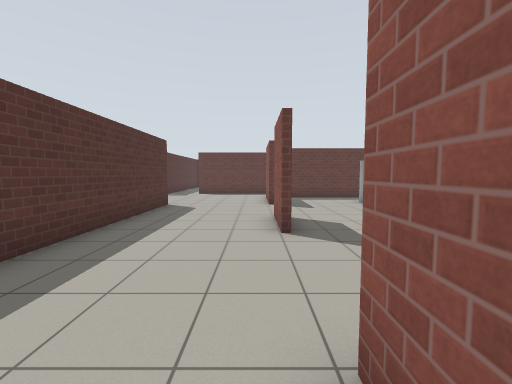
view 1 (above)

22 first-person views from a walk through a Gazebo world. The camera is 1.2 m above the floor, tilts 4° down and sees 90° across. The floor is counted in squares, 1 m on a side. Each view is taken from the middle of a square. On the plan, view 1 faces up. The plan holds only what a view shows up to about 12 squares ahead; the rest is blank. Simple patterns stand in for the simulator's built-in surfaces.

view 2
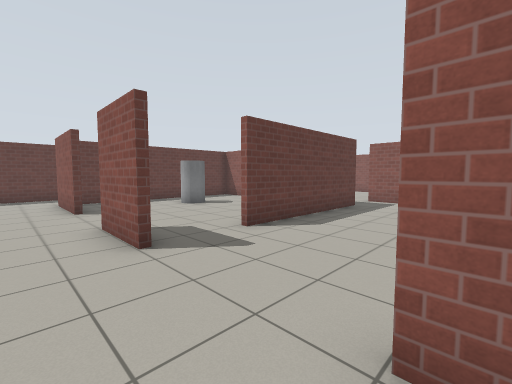

view 3
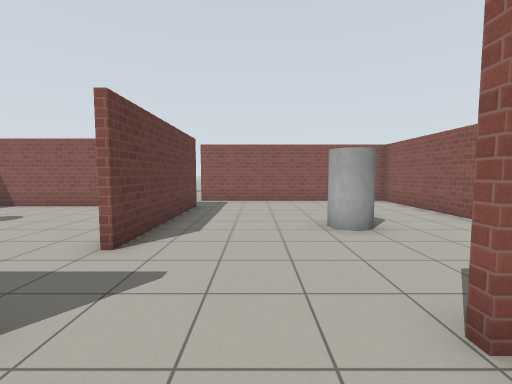

view 4
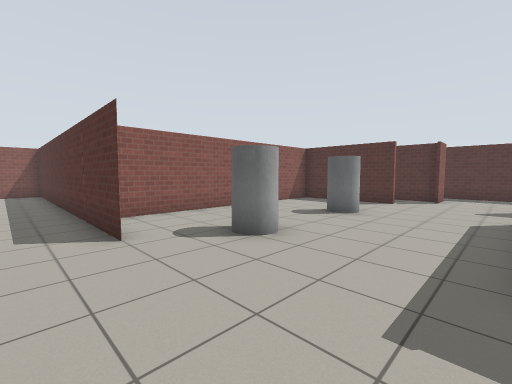

view 5
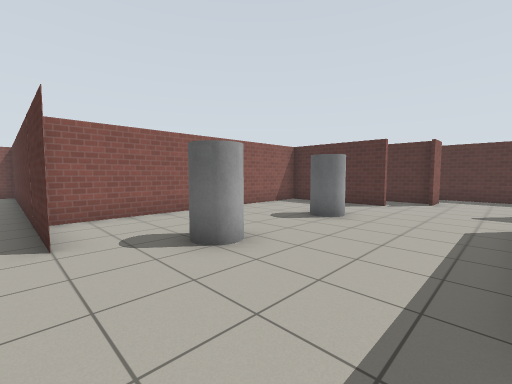

view 6
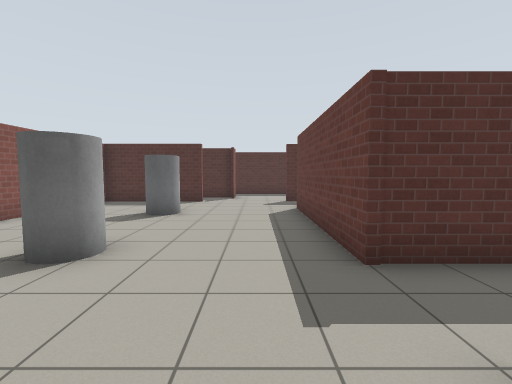

view 7
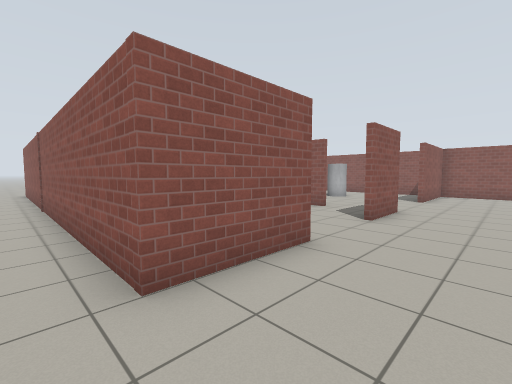

view 8
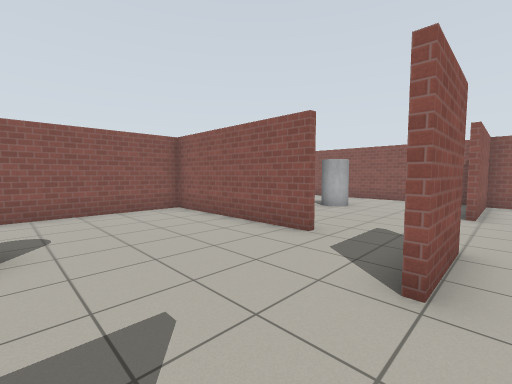

view 9
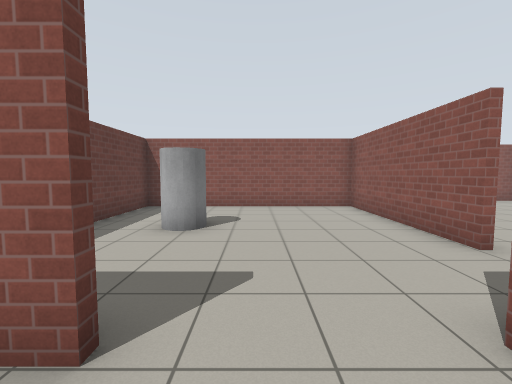

view 10
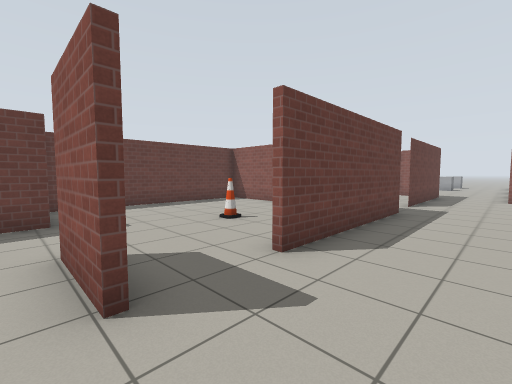

view 11
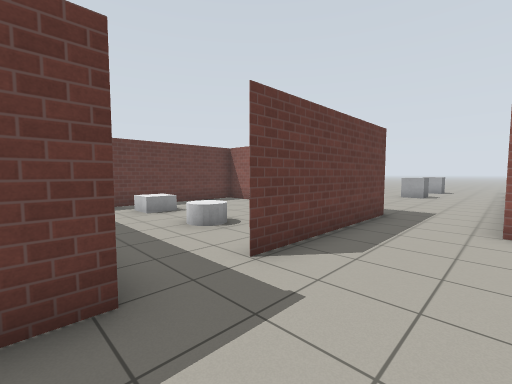

view 12
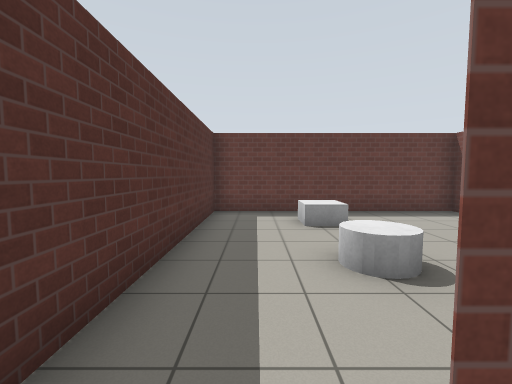

view 13
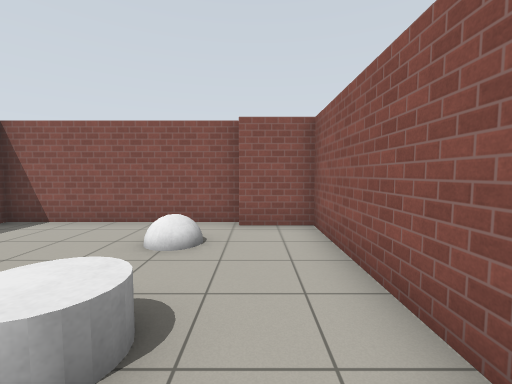

view 14
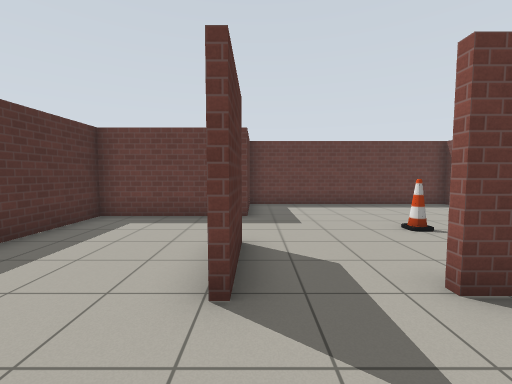

view 15
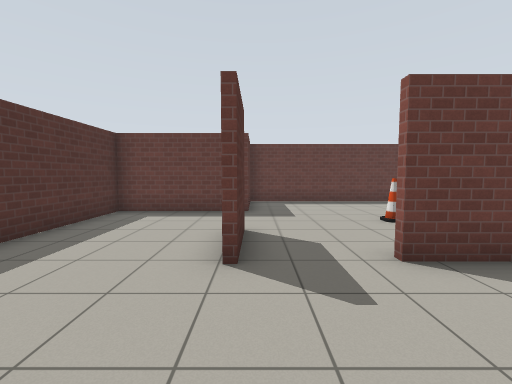

view 16
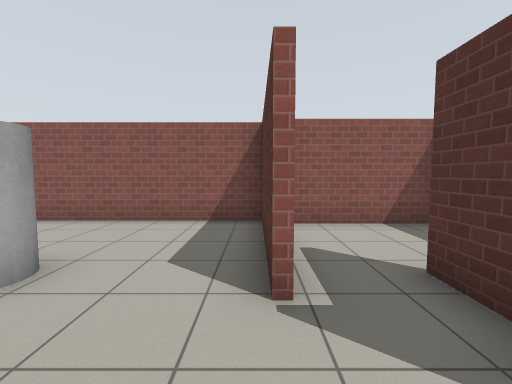

view 17
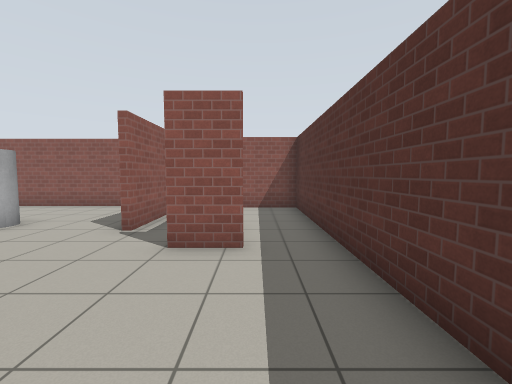

view 18
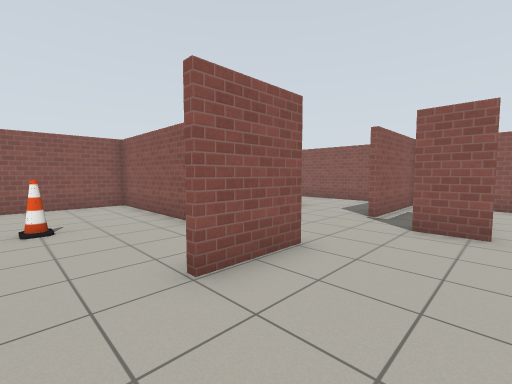

view 19
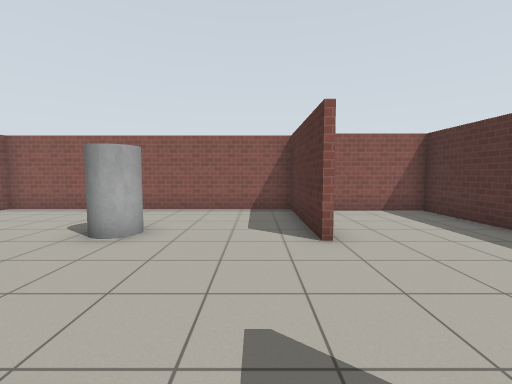

view 20
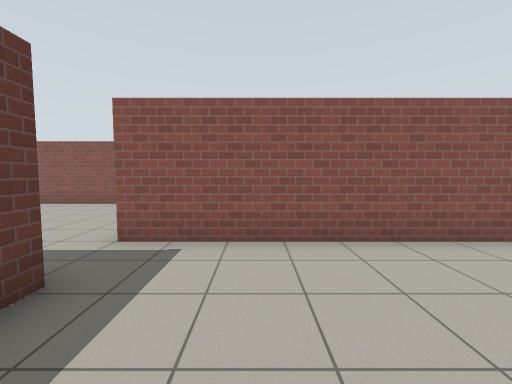

view 21
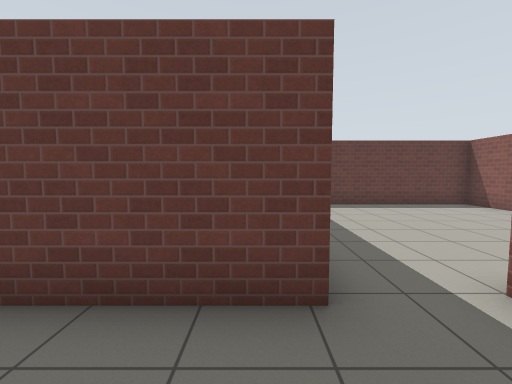

view 22
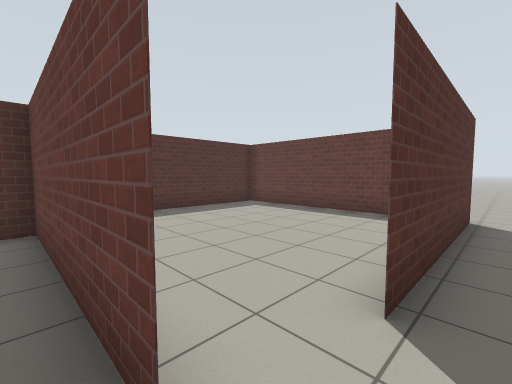

### Floor plan
Points are (right, up) in squares from view 1. A wall is a line through its corners. A room is listed if a view was taken in it or the views show most of it. See-through windows are left out.
Room 1 (views 1, 2, 3, 4, 5, 6, 7, 8, 9, 10, 11, 12, 14, 15, 16, 17, 18, 19, 20, 21)
walls: (-3.5, 10.1) (-3.5, -2.3) (0.6, -2.3) (0.6, 1.5); (0.6, 10) (0.6, 12.9) (2.6, 12.9); (0.6, 5.1) (0.6, 7.4); (2.9, 5.4) (8.5, 5.4) (8.5, 13.1); (2, 13.1) (1.3, 13.1); (0.8, 1.5) (0.8, -2.7) (10.5, -2.7) (10.5, 5.5); (2, 15.6) (-3.5, 15.6); (-5.3, 16.6) (-5.3, 15.4) (-11, 15.4); (8.8, 5.3) (2.9, 5.3); (-13.4, 10.4) (-13.4, 11.8); (-13.2, 11.8) (-13.2, 7.4) (-3.4, 7.4); (9.1, 13.1) (3.9, 13.1); (-13.4, 15.3) (-13.4, 17.5); (-15.1, 12.7) (-15.1, 10.9); (-15.9, 12.9) (-14.5, 12.9); (-13.2, 20.3) (-17.4, 20.3) (-17.4, 13.1)
ways out: opening at (-4, 16) to room 2; opening at (-13, 18.5) to room 4; opening at (-12, 15) to room 4; opening at (-14, 11) to room 6; gap at (-16, 13) to room 7; opening at (1.5, 14.5)
objects: grey cylinder (-10, 11); grey cylinder (-6, 11); grey cylinder (5, 1); grey cylinder (5, 10) to (5, 11)
Room 2 (view 13)
walls: (-2.8, 15.6) (1.9, 15.6) (1.9, 17.5); (-5.3, 23.2) (-5.3, 16.6); (2.3, 17.4) (2.3, 23.2) (-5, 23.2)
ways out: opening at (-4, 16) to room 1
objects: other object (-3, 18) to (-2, 19); other object (-3, 21) to (-2, 22); other object (0, 18) to (1, 19)
Room 3 (view 22)
walls: (16, 5.5) (10.5, 5.5); (16.3, 13.1) (16.3, 7.1)
ways out: opening at (15.5, 6.5) to room 5; opening at (17.5, 13.5)
Room 4 (no view inside)
walls: (-10.1, 15.6) (-5.5, 15.6) (-5.5, 23.2); (-13.2, 17.5) (-13.2, 15.3); (-5, 23.2) (-13.2, 23.2) (-13.2, 20.3)
ways out: opening at (-13, 18.5) to room 1; opening at (-12, 15) to room 1
objects: cone (-9, 19)
Room 5 (no view inside)
walls: (16.3, 8.6) (16.3, 13.1) (9.1, 13.1); (8.6, 12.9) (8.6, 8.5)
ways out: opening at (15.5, 6.5) to room 3
Room 6 (no view inside)
walls: (-15.4, 7.8) (-13.4, 7.8) (-13.4, 10.4)
ways out: opening at (-14, 11) to room 1; opening at (-15, 9.5) to room 7
Room 7 (no view inside)
walls: (-17.4, 13.1) (-17.4, 7.8) (-15.4, 7.8)
ways out: gap at (-16, 13) to room 1; opening at (-15, 9.5) to room 6

Positions as (right, up) in squares from view 1, and headings:
1: (0, 0), facing up
2: (-1, 1), facing up-right
3: (-1, 3), facing right
4: (-2, 15), facing down-left
5: (-3, 15), facing down-left
6: (-2, 14), facing left
7: (-2, 14), facing down-right
8: (0, 10), facing down-right
9: (-1, 9), facing right
10: (-14, 13), facing up-right
11: (-6, 13), facing up-right
12: (-4, 15), facing up
13: (-4, 17), facing right
14: (-13, 13), facing up
15: (-13, 12), facing up
16: (-13, 14), facing down
17: (-16, 17), facing down
18: (-16, 19), facing down-right
19: (2, 6), facing down
20: (6, 3), facing right
21: (8, 3), facing up
22: (17, 5), facing up-left
